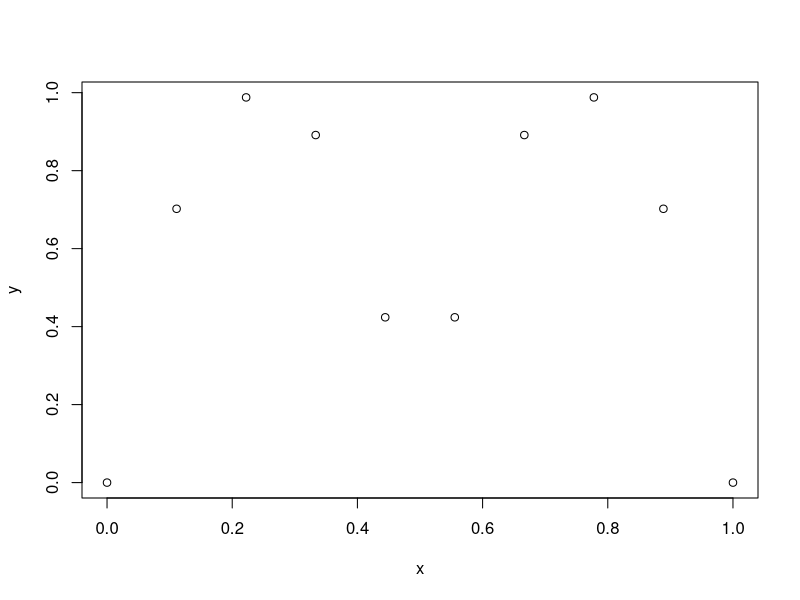
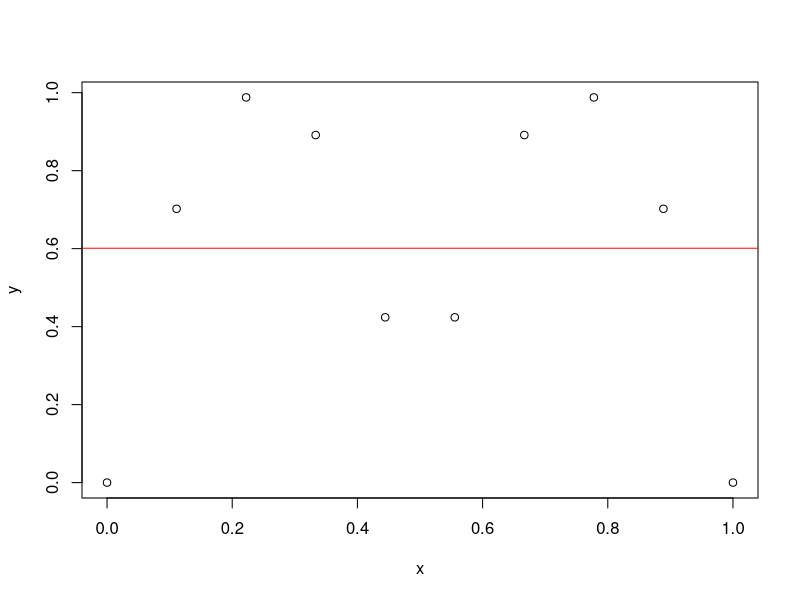
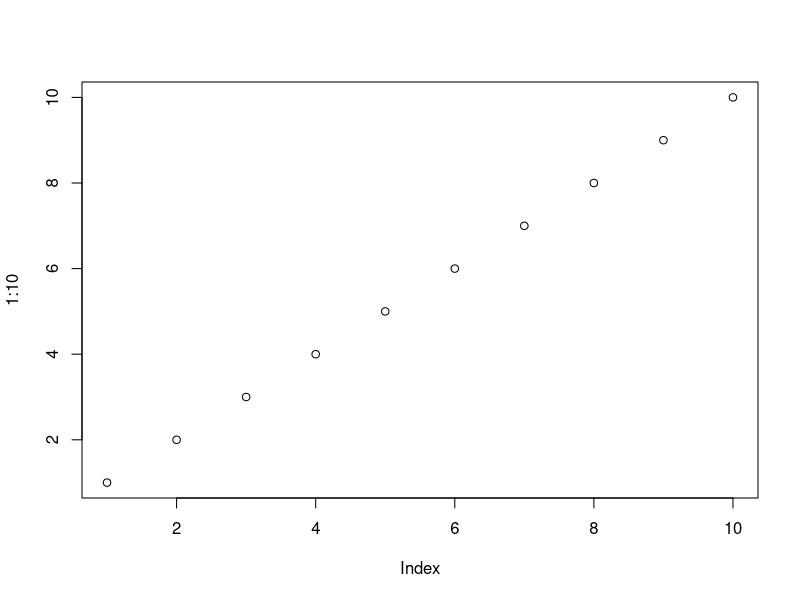
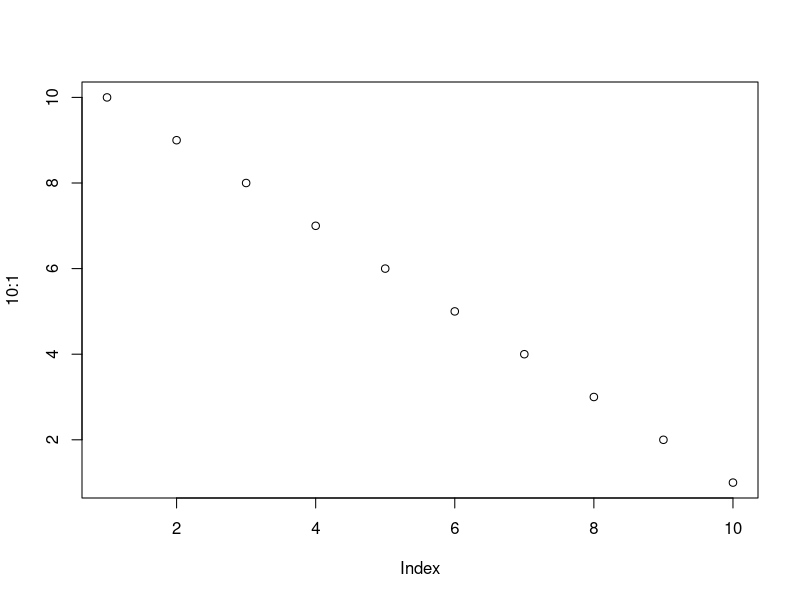

Recreate these plots in R, in order.
## ---- chunk 1
x <- seq(0,1,l=10)
y <- abs(sin(2*pi*x))^.8
plot(x, y)
## ---- chunk 2
lm_mod <- lm(y ~ x)
plot(x, y)
abline(a=lm_mod$coef[1], b=lm_mod$coef[2], col='red')
## ---- chunk 3
plot(1:10)
plot(10:1)
## ---- chunk 4
knitr::kable(head(mtcars, 10))
